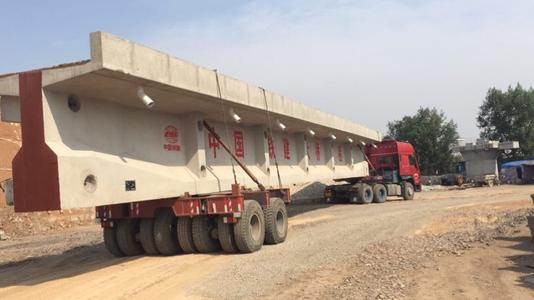
#> input picture data/tliangtrans.jpg, 534 x 300 px
$ python 10ImageErode.py
#> lines starting #> are read from the running program, lines starting #| are printed output that depends on the picture
### python/CommonUtil.py
import cv2       #opencv读取的格式是BGR
import matplotlib.pyplot as plt
import numpy as np

def cv_show(name,img):
    cv2.imshow(name,img)
    cv2.waitKey(0)
    cv2.destroyAllWindows()

def cv_save(path,img):
    cv2.imwrite(path, img)

### python/10ImageErode.py
import cv2       #opencv读取的格式是BGR
import numpy as np
import CommonUtil

import matplotlib.pyplot as plt

imgPath = '../data/tliangtrans.jpg'
img=cv2.imread(imgPath)
#> img is the input picture: shape (300, 534, 3); mean B, G, R 145.9, 156.6, 170.7

kernel = np.ones((3,3),np.uint8)
erosion = cv2.erode(img,kernel,iterations = 1)
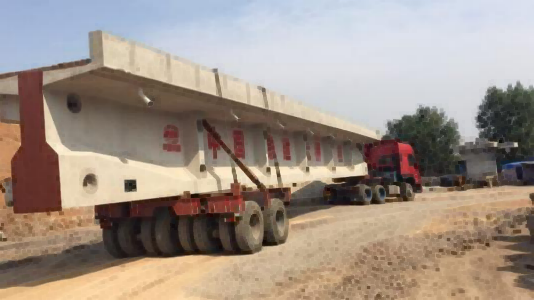
#> erosion: shape (300, 534, 3); mean B, G, R 136, 146.6, 160.5

CommonUtil.cv_show("erosion", erosion)

kernel = np.ones((30,30),np.uint8)
erosion_1 = cv2.erode(img,kernel,iterations = 1)
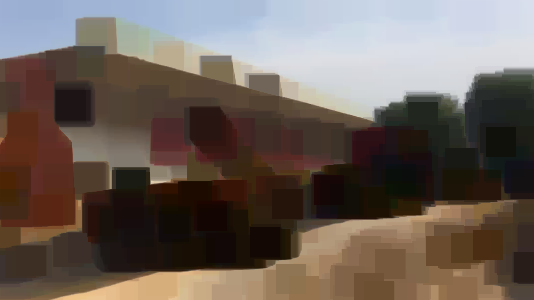
#> erosion_1: shape (300, 534, 3); mean B, G, R 87.8, 95.7, 107.8
erosion_2 = cv2.erode(img,kernel,iterations = 2)
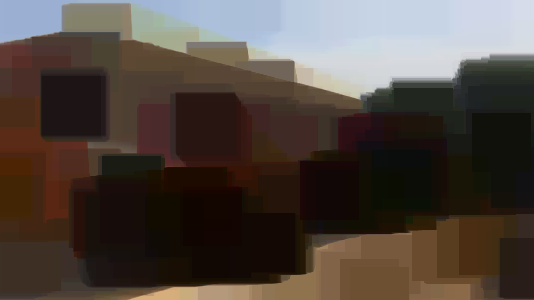
#> erosion_2: shape (300, 534, 3); mean B, G, R 63.1, 70.1, 80.6
erosion_3 = cv2.erode(img,kernel,iterations = 3)
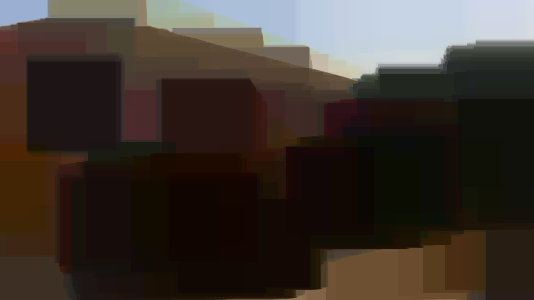
#> erosion_3: shape (300, 534, 3); mean B, G, R 45.6, 52.3, 61.6
res = np.hstack((erosion_1,erosion_2,erosion_3))
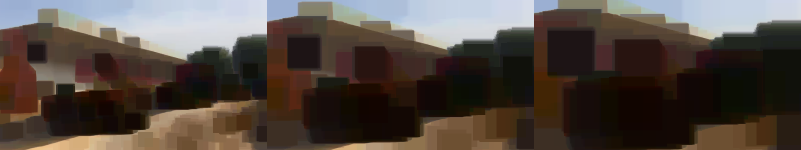
#> res: shape (300, 1602, 3) (shown at 1/2 size); mean B, G, R 65.5, 72.7, 83.3
cv2.imshow('res', res)
cv2.waitKey(0)
cv2.destroyAllWindows()

$ run again, with data/3enhance.jpg copied over data/tliangtrans.jpg
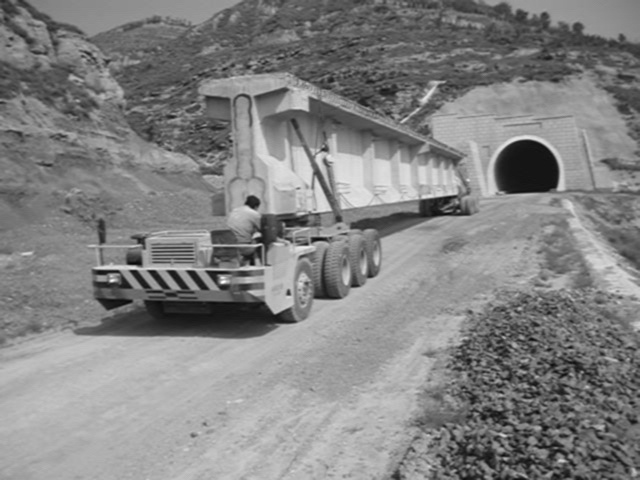
#> input picture data/3enhance.jpg, 640 x 480 px
#> img is the input picture: shape (480, 640, 3); min 7, max 255, mean 131.1
#> `erosion_3 = cv2.erode(img,kernel,iterations = 3)`:
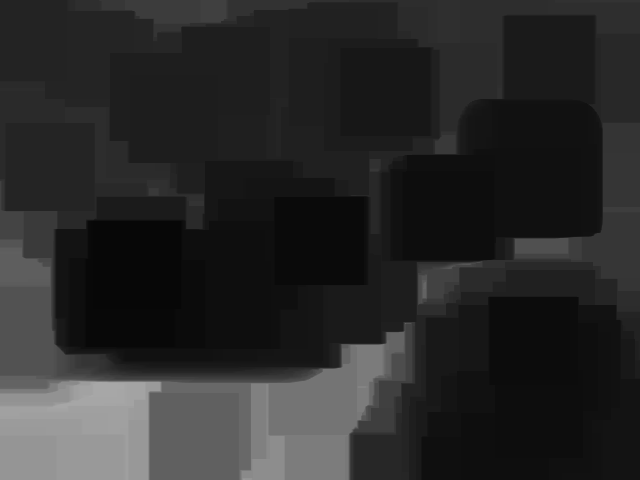
#> erosion_3: shape (480, 640, 3); min 7, max 168, mean 41.4
#> `res = np.hstack((erosion_1,erosion_2,erosion_3))`:
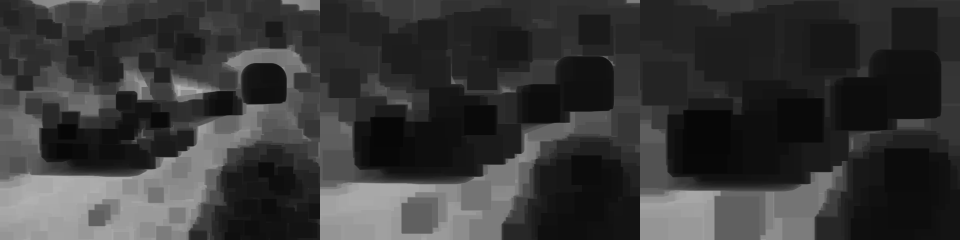
#> res: shape (480, 1920, 3) (shown at 1/2 size); min 7, max 181, mean 55.9
